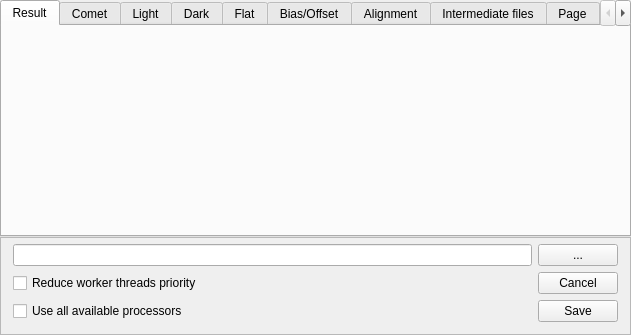
<?xml version="1.0" encoding="UTF-8"?>
<ui version="4.0">
 <class>StackingParameters</class>
 <widget class="QWidget" name="StackingParameters">
  <property name="geometry">
   <rect>
    <x>0</x>
    <y>0</y>
    <width>631</width>
    <height>335</height>
   </rect>
  </property>
  <property name="windowTitle">
   <string>Form</string>
  </property>
  <layout class="QVBoxLayout" name="verticalLayout">
   <property name="spacing">
    <number>0</number>
   </property>
   <property name="leftMargin">
    <number>0</number>
   </property>
   <property name="topMargin">
    <number>0</number>
   </property>
   <property name="rightMargin">
    <number>0</number>
   </property>
   <property name="bottomMargin">
    <number>0</number>
   </property>
   <item>
    <widget class="QTabWidget" name="tabWidget">
     <property name="currentIndex">
      <number>0</number>
     </property>
     <widget class="QWidget" name="tab">
      <attribute name="title">
       <string>Result</string>
      </attribute>
     </widget>
     <widget class="QWidget" name="tab_2">
      <attribute name="title">
       <string>Comet</string>
      </attribute>
     </widget>
     <widget class="QWidget" name="tab_3">
      <attribute name="title">
       <string>Light</string>
      </attribute>
     </widget>
     <widget class="QWidget" name="tab_4">
      <attribute name="title">
       <string>Dark</string>
      </attribute>
     </widget>
     <widget class="QWidget" name="tab_5">
      <attribute name="title">
       <string>Flat</string>
      </attribute>
     </widget>
     <widget class="QWidget" name="tab_6">
      <attribute name="title">
       <string>Bias/Offset</string>
      </attribute>
     </widget>
     <widget class="QWidget" name="tab_7">
      <attribute name="title">
       <string>Alignment</string>
      </attribute>
     </widget>
     <widget class="QWidget" name="tab_8">
      <attribute name="title">
       <string>Intermediate files</string>
      </attribute>
     </widget>
     <widget class="QWidget" name="tab_9">
      <attribute name="title">
       <string>Page</string>
      </attribute>
     </widget>
     <widget class="QWidget" name="tab_10">
      <attribute name="title">
       <string>Page</string>
      </attribute>
     </widget>
    </widget>
   </item>
   <item>
    <widget class="QFrame" name="frame">
     <property name="frameShape">
      <enum>QFrame::StyledPanel</enum>
     </property>
     <property name="frameShadow">
      <enum>QFrame::Raised</enum>
     </property>
     <layout class="QGridLayout" name="gridLayout">
      <property name="leftMargin">
       <number>12</number>
      </property>
      <property name="topMargin">
       <number>6</number>
      </property>
      <property name="rightMargin">
       <number>12</number>
      </property>
      <property name="bottomMargin">
       <number>12</number>
      </property>
      <property name="horizontalSpacing">
       <number>-1</number>
      </property>
      <property name="verticalSpacing">
       <number>6</number>
      </property>
      <item row="2" column="1">
       <widget class="QPushButton" name="pushButton_2">
        <property name="text">
         <string>Save</string>
        </property>
       </widget>
      </item>
      <item row="1" column="1">
       <widget class="QPushButton" name="pushButton">
        <property name="text">
         <string>Cancel</string>
        </property>
       </widget>
      </item>
      <item row="0" column="0">
       <widget class="QLineEdit" name="lineEdit"/>
      </item>
      <item row="0" column="1">
       <widget class="QPushButton" name="pushButton_3">
        <property name="text">
         <string>...</string>
        </property>
       </widget>
      </item>
      <item row="1" column="0">
       <widget class="QCheckBox" name="checkBox">
        <property name="text">
         <string>Reduce worker threads priority</string>
        </property>
       </widget>
      </item>
      <item row="2" column="0">
       <widget class="QCheckBox" name="checkBox_2">
        <property name="text">
         <string>Use all available processors</string>
        </property>
       </widget>
      </item>
     </layout>
    </widget>
   </item>
  </layout>
 </widget>
 <resources/>
 <connections/>
</ui>
